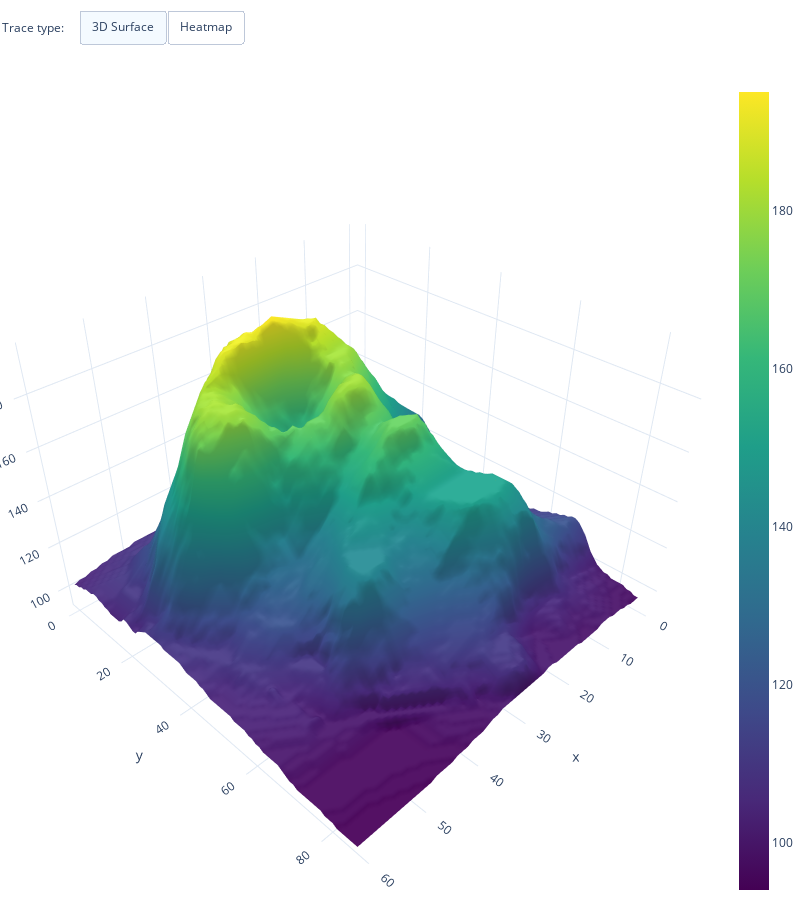

The notebook cell saved with this chart:
### Code cell
import plotly.graph_objects as go

import pandas as pd

# load dataset
df = pd.read_csv("https://raw.githubusercontent.com/plotly/datasets/master/volcano.csv")

# create figure
fig = go.Figure()

# Add surface trace
fig.add_trace(go.Surface(z=df.values.tolist(), colorscale="Viridis"))

# Update plot sizing
fig.update_layout(
    width=800,
    height=900,
    autosize=False,
    margin=dict(t=0, b=0, l=0, r=0),
    template="plotly_white",
)

# Update 3D scene options
fig.update_scenes(
    aspectratio=dict(x=1, y=1, z=0.7),
    aspectmode="manual"
)

# Add dropdown
fig.update_layout(
    updatemenus=[
        dict(
            type = "buttons",
            direction = "left",
            buttons=list([
                dict(
                    args=["type", "surface"],
                    label="3D Surface",
                    method="restyle"
                ),
                dict(
                    args=["type", "heatmap"],
                    label="Heatmap",
                    method="restyle"
                )
            ]),
            pad={"r": 10, "t": 10},
            showactive=True,
            x=0.11,
            xanchor="left",
            y=1.1,
            yanchor="top"
        ),
    ]
)

# Add annotation
fig.update_layout(
    annotations=[
        dict(text="Trace type:", showarrow=False,
                             x=0, y=1.08, yref="paper", align="left")
    ]
)

fig.show()

### Figure 1 — Plotly figure (JSON) as saved in the notebook; plotly's stock layout.template omitted (floating-point values rounded to 4 significant figures; data arrays with more than 128 entries replaced by an {"elided": "..."} marker saying what was removed)
{"data": [{"colorscale": [[0, "#440154"], [0.1111, "#482878"], [0.2222, "#3e4989"], [0.3333, "#31688e"], [0.4444, "#26828e"], [0.5556, "#1f9e89"], [0.6667, "#35b779"], [0.7778, "#6ece58"], [0.8889, "#b5de2b"], [1, "#fde725"]], "type": "surface", "z": {"elided": "87x61 int values"}}], "layout": {"annotations": [{"align": "left", "showarrow": false, "text": "Trace type:", "x": 0, "y": 1.08, "yref": "paper"}], "autosize": false, "height": 900, "margin": {"b": 0, "l": 0, "r": 0, "t": 0}, "scene": {"aspectmode": "manual", "aspectratio": {"x": 1, "y": 1, "z": 0.7}}, "updatemenus": [{"buttons": [{"args": ["type", "surface"], "label": "3D Surface", "method": "restyle"}, {"args": ["type", "heatmap"], "label": "Heatmap", "method": "restyle"}], "direction": "left", "pad": {"r": 10, "t": 10}, "showactive": true, "type": "buttons", "x": 0.11, "xanchor": "left", "y": 1.1, "yanchor": "top"}], "width": 800}}
